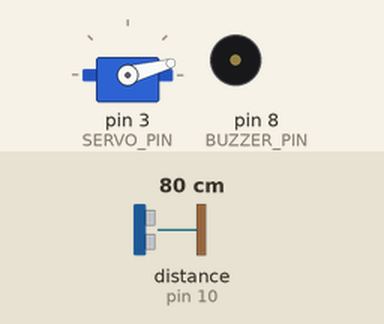
Bench run of a sketch on a simulated Arduino Uno, built with avr-gcc and run on an emulated ATmega328P. Parts: servo, buzzer (waves = sounding). Wiring (inferred from the names in the program): ultrasonic range finder: trigger pin 9; echo pin 10. The inputs (shaded band) are chosen by the test bench; at power-on: distance to the obstacle (sensor on pin 10) 80 cm. The echo pulse lasts 58.3 µs per cm; what the sketch prints to the serial monitor is not drawn.

Above: at 0.01 s.
1.3 s: distance to the obstacle (sensor on pin 10) set to 2 cm
At 1.8 s:
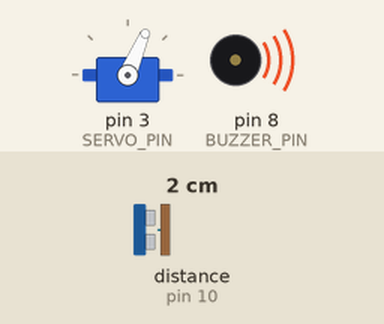
4.3 s: distance to the obstacle (sensor on pin 10) set to 60 cm
At 4.9 s:
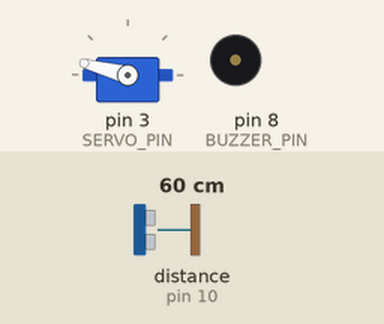
7.3 s: distance to the obstacle (sensor on pin 10) set to 12 cm
At 7.9 s:
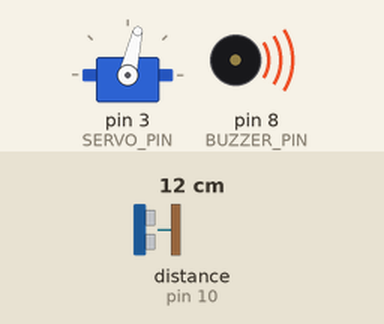
10.3 s: distance to the obstacle (sensor on pin 10) set to 120 cm
At 10.8 s:
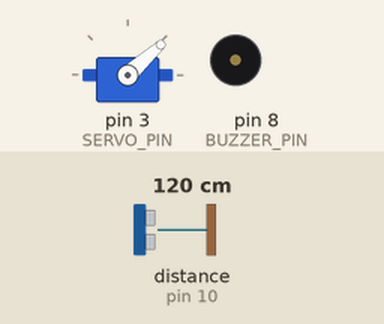
13.3 s: distance to the obstacle (sensor on pin 10) set to 4 cm
At 15.08 s:
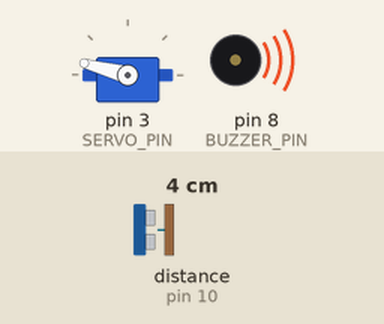
16.3 s: distance to the obstacle (sensor on pin 10) set to 250 cm
At 16.55 s:
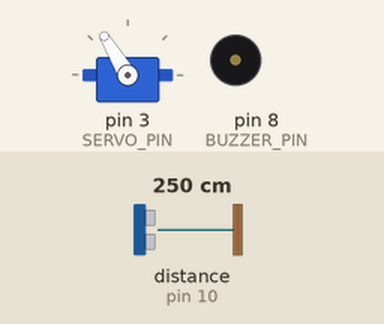
Timing chart, 0 to 20.3 s (numbered marks = the images above; inputs shaded):
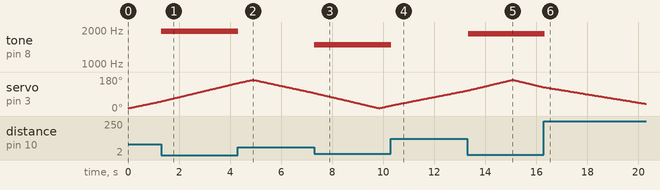

Measured:
- after the input at 1.3 s, tone on pin 8 (BUZZER_PIN): silent → 1953 Hz at once
- after the input at 4.3 s, tone on pin 8 (BUZZER_PIN): 1953 Hz → silent at once
- after the input at 7.3 s, tone on pin 8 (BUZZER_PIN): silent → 1478 Hz at once
- after the input at 10.3 s, tone on pin 8 (BUZZER_PIN): 1478 Hz → silent at once
- after the input at 13.3 s, tone on pin 8 (BUZZER_PIN): silent → 1858 Hz at once
- after the input at 16.3 s, tone on pin 8 (BUZZER_PIN): 1858 Hz → silent at once

The sketch:

arduino_code.ino
```cpp
#include <Servo.h>

#define TRIGGER_PIN 9
#define TRIGGER_ECHO 10
#define BUZZER_PIN 8
#define SERVO_PIN 3

long duration;
int distance;
int port = 9600;
Servo myServo;

void setup() {
  pinMode(TRIGGER_PIN, OUTPUT);
  pinMode(TRIGGER_ECHO, INPUT);
  pinMode(BUZZER_PIN, OUTPUT);
  Serial.begin(port);

  myServo.attach(SERVO_PIN);
}
void loop() {
  for (int i = 15; i <= 165; i++) {
    moveServoAndDistance(i);
  }
  for (int i = 165; i > 15; i--) {
    moveServoAndDistance(i);
  }
}

void updateBuzzer() {
  if (distance > 0 && distance <= 40) {
    int frequency = map(distance, 0, 40, 2000, 100);
    tone(BUZZER_PIN, frequency, 100);
  } else {
    noTone(BUZZER_PIN);
  }
}

int calculateDistance() {
  digitalWrite(TRIGGER_PIN, LOW);
  delayMicroseconds(2);
  digitalWrite(TRIGGER_PIN, HIGH);
  delayMicroseconds(10);
  digitalWrite(TRIGGER_PIN, LOW);
  duration = pulseIn(TRIGGER_ECHO, HIGH);
  distance = duration * 0.034 / 2;
  return distance;
}

void moveServoAndDistance(int angle) {
  myServo.write(angle);
  delay(30);
  distance = calculateDistance();
  updateBuzzer();
  Serial.print(angle);
  Serial.print(",");
  Serial.print(distance);
  Serial.print(".");
}
```
